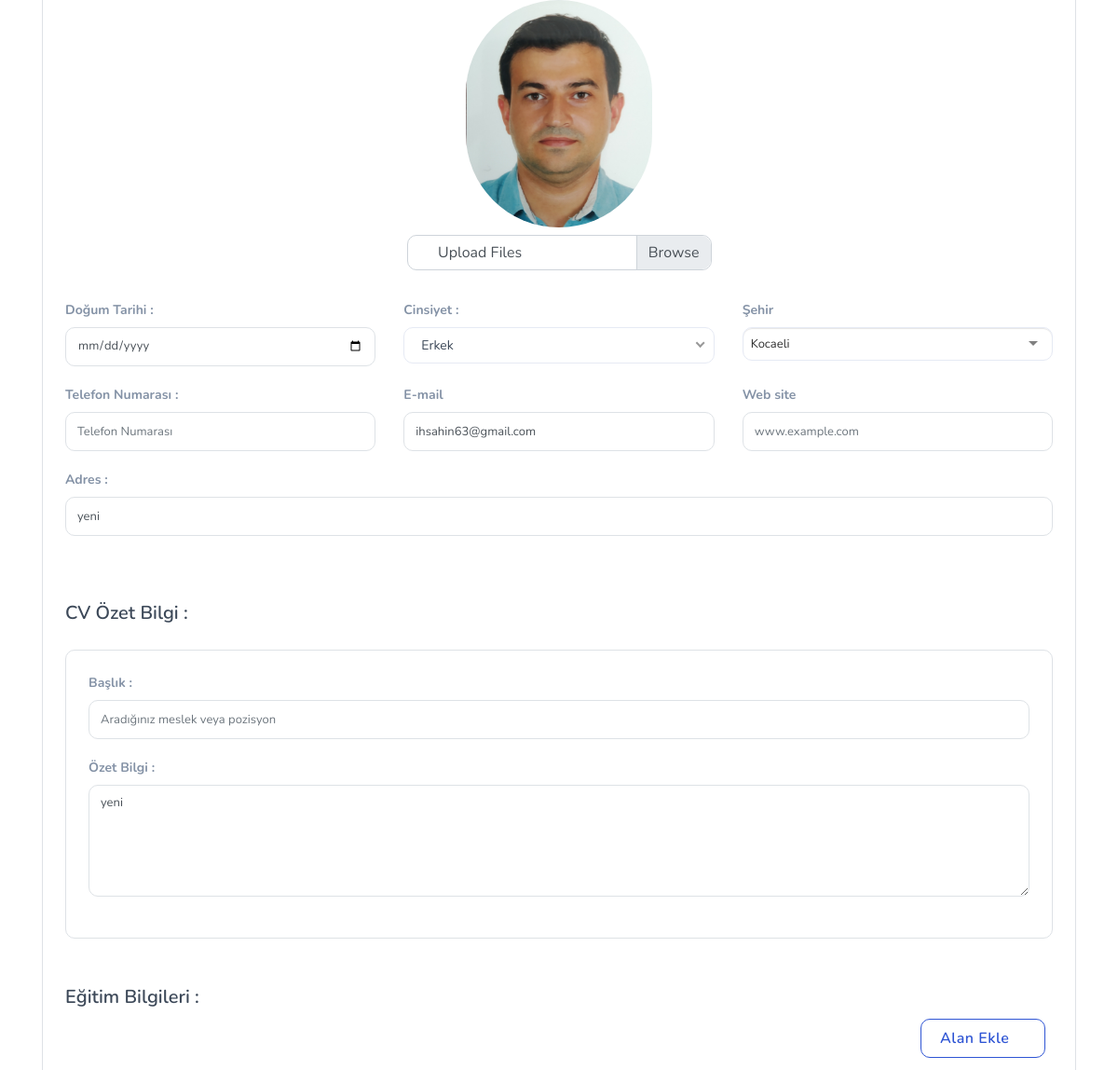
/create-resume/ (signed in, middle part), run on an earlier commit of the app's database.
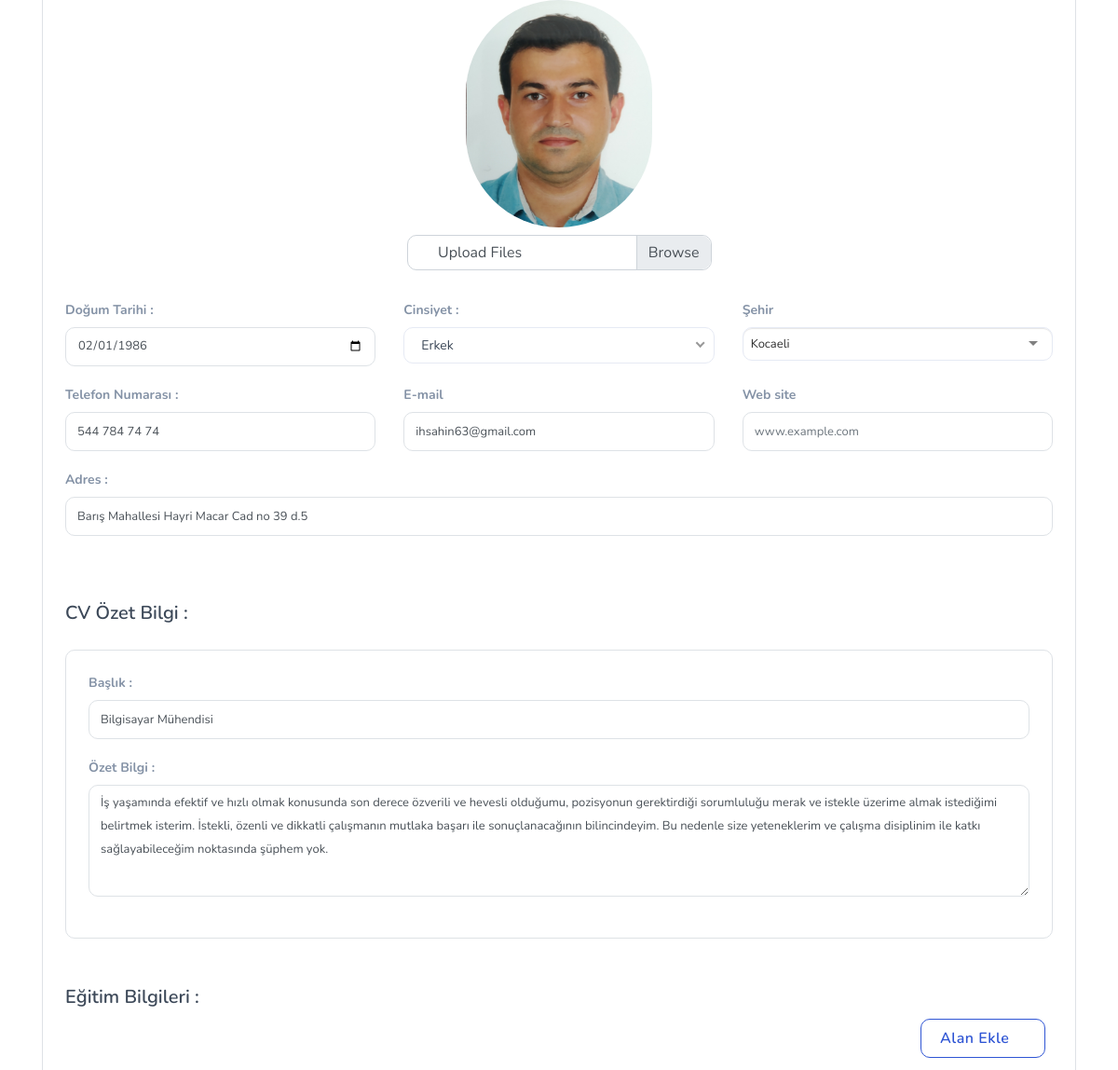
And on a later commit of the database.
### user/models.py (models this page shows, shortened)
class UserProfile(models.Model):
    user = models.ForeignKey(User, on_delete=models.CASCADE)
    first_name = models.CharField(max_length=30)
    last_name = models.CharField(max_length=30)
    email = models.CharField(max_length=30)
    birth_date = models.CharField(max_length=30)
    gender = models.CharField(max_length=10)
    phone = models.CharField(blank=True, max_length=20)
    address = models.CharField(blank=True, max_length=150)
    city = models.CharField(blank=True, max_length=20, choices=CITY_DICT)
    web_site = models.CharField(blank=True, max_length=50)
    image = models.ImageField(blank=True, upload_to='images/users/', default='images/users/user.png')
    title = models.CharField(blank=True, max_length=50)
    presentation = models.CharField(blank=True, max_length=500)
    def image_tag(self):
        if self.image.url is not None:
            return mark_safe('<img src="{}" height="50"/>'.format(self.image.url))
        else:
            return ""
    image_tag.short_description = 'Image'

### home/views.py (the view, shortened to what this page needs)
# urls.py: path('create-resume/', views.createResume, name='create-resume'),
@login_required(login_url='/login')
@permission_required('user.add_userprofile', login_url='/login')
def createResume(request):
    setting = Setting.objects.get(id=1)
    current_user = request.user
    userprofile = UserProfile.objects.get(user_id=current_user.id)
    user_education = UserEducation.objects.filter(user_id=current_user.id)
    user_experience = UserEducation.objects.filter(user_id=current_user.id)
    context = {'setting': setting,
               'userprofile': userprofile,
               'user_education': user_education,
               'user_experience': user_experience,
               'CITY': CITY,
               }
    return render(request, 'create-resume.html', context)

### home/templates/create-resume.html (shortened to what the changed rows need)
{% extends 'homebase.html' %}
{% block body %}
{% load static %}
<section class="section">
    <div class="container">
        <div class="row">
            <div class="col-12 mt-3">
                <div class="custom-form p-4 border rounded">
                    <form id="login-form" class="login-form" method="post" action="" enctype="multipart/form-data">
                        <img src="\uploads\{{userprofile.image}}" height="200" width="200"
                             class="img-fluid d-block mx-auto rounded-pill"
                             alt="">
                        <div align="center">
                            <div class="row">
                            </div>
                        </div>
                        <div class="row mt-4">
                            <div class="col-md-4">
                                <div class="form-group app-label">
                                    <label class="text-muted">Doğum Tarihi :</label>
                                    <input id="date-of-birth" type="date" class="form-control resume"
                                           placeholder="13.02.1999" name="birth_date"
                                           value="{{userprofile.birth_date}}">
                                </div>
                            </div>
                            <div class="col-md-4">
                            </div>
                            <div class="col-md-4">
                            </div>
                            <div class="col-md-4">
                                <div class="form-group app-label">
                                    <label class="text-muted">Telefon Numarası :</label>
                                    <input id="phone" type="text" class="form-control resume"
                                           placeholder="Telefon Numarası" name="phone" value="{{userprofile.phone}}">
                                </div>
                            </div>
                            <div class="col-md-4">
                            </div>
                            <div class="col-md-4">
                            </div>
                            <div class="col-lg-12">
                                <div class="form-group app-label">
                                    <label class="text-muted">Adres :</label>
                                    <input id="address" class="form-control resume" placeholder="Adres"
                                           name="address" value="{{userprofile.address}}">
                                </div>
                            </div>
                        </div>
                        <div class="row">
                            <div class="col-lg-12">
                            </div>
                            <div class="col-12 mt-3">
                                <div class="custom-form p-4 border rounded">
                                    <div class="row">
                                        <div class="col-lg-12">
                                            <div class="form-group app-label">
                                                <label class="text-muted">Başlık :</label>
                                                <input class="form-control resume"
                                                       placeholder="Aradığınız meslek veya pozisyon"
                                                       name="title" value="{{userprofile.title}}">
                                            </div>
                                        </div>
                                        <div class="col-lg-12">
                                            <div class="form-group app-label">
                                                <label class="text-muted">Özet Bilgi :</label>
                                                <textarea id="presentation" name="presentation" rows="4"
                                                          class="form-control resume"
                                                          placeholder="Özgeçmişiniz için bir tanıtım yazısı yazınız.."
                                                >{{userprofile.presentation}}</textarea>
                                            </div>
                                        </div>
                                    </div>
                                </div>
                            </div>
                        </div>
                        <div class="row">
                            <div class="col-lg-12">
                            </div>
                            <div class="col-lg-12">
                            </div>
                        </div>
                    </form>
                </div>
            </div>
        </div>
    </div>
</section>
{% endblock %}

What changed in the data, as far as the page shows it:
changed UserProfile: birth_date (not shown) → "02/01/1986"; phone (not shown) → "544 784 74 74"; address "yeni" → "Barış Mahallesi Hayri Macar Cad no 39 d.5"; title (not shown) → "Bilgisayar Mühendisi"; presentation "yeni" → "İş yaşamında efektif ve hızlı olmak konusunda son derece özverili ve hevesli olduğumu, pozisyonun gerektirdiği sorumluluğu merak ve istekle üzerime almak istediğimi belirtmek isterim. İstekli, özenli ve dikkatli çalışmanın mutlaka başarı ile sonuçlanacağının bilincindeyim. Bu nedenle size yeteneklerim ve çalışma disiplinim ile katkı sağlayabileceğim noktasında şüphem yok."
